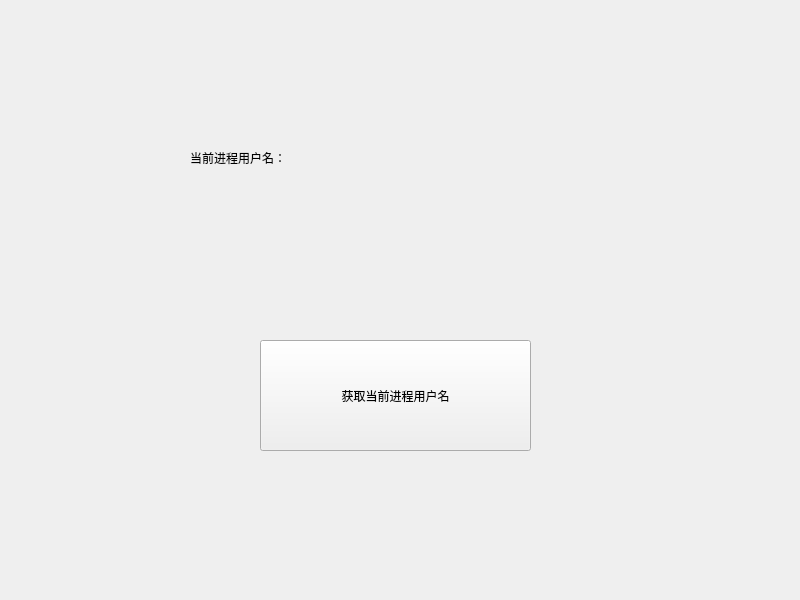
<?xml version="1.0" encoding="UTF-8"?>
<ui version="4.0">
 <class>Widget</class>
 <widget class="QWidget" name="Widget">
  <property name="geometry">
   <rect>
    <x>0</x>
    <y>0</y>
    <width>800</width>
    <height>600</height>
   </rect>
  </property>
  <property name="windowTitle">
   <string>Widget</string>
  </property>
  <widget class="QPushButton" name="pushButton">
   <property name="geometry">
    <rect>
     <x>260</x>
     <y>340</y>
     <width>271</width>
     <height>111</height>
    </rect>
   </property>
   <property name="text">
    <string>获取当前进程用户名</string>
   </property>
  </widget>
  <widget class="QLabel" name="label">
   <property name="geometry">
    <rect>
     <x>190</x>
     <y>150</y>
     <width>391</width>
     <height>16</height>
    </rect>
   </property>
   <property name="text">
    <string>当前进程用户名：</string>
   </property>
  </widget>
 </widget>
 <resources/>
 <connections/>
</ui>
